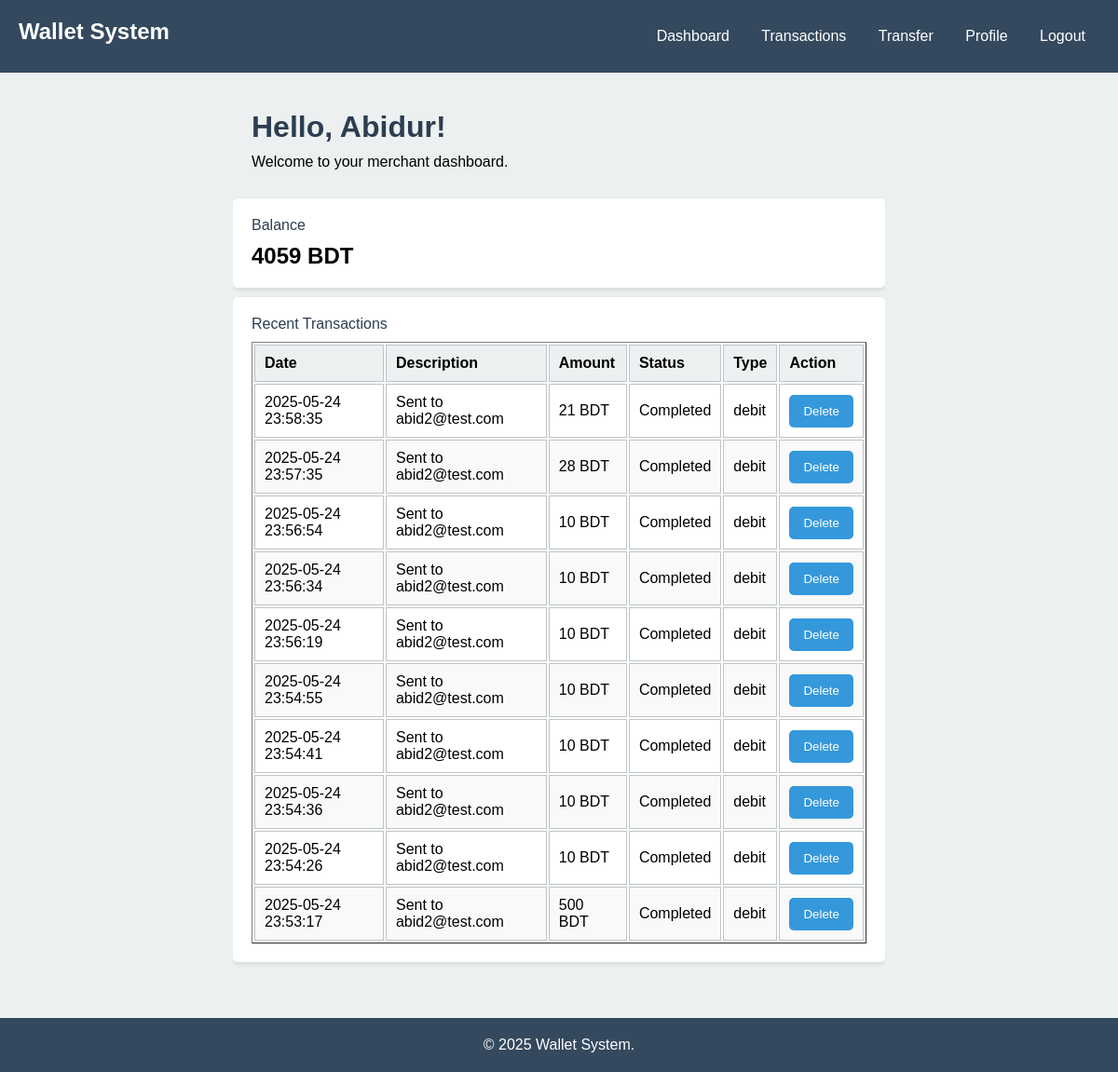
/views/dashboard_merchant.php (signed in), run on the app's committed database.
### tables this page shows
CREATE TABLE `merchants` (
  `id` int(11) NOT NULL,
  `first_name` varchar(255) DEFAULT NULL,
  `last_name` varchar(255) DEFAULT NULL,
  `email` varchar(255) DEFAULT NULL,
  `password` varchar(255) DEFAULT NULL,
  `phone` varchar(11) DEFAULT NULL,
  `dob` varchar(255) DEFAULT NULL,
  `gender` varchar(6) DEFAULT NULL,
  `business_name` varchar(255) DEFAULT NULL,
  `business_type` varchar(255) DEFAULT NULL,
  `logo` varchar(255) DEFAULT NULL,
  `balance` float NOT NULL DEFAULT 0
);

CREATE TABLE `transactions` (
  `id` int(11) NOT NULL,
  `date` timestamp NOT NULL DEFAULT current_timestamp(),
  `description` varchar(255) DEFAULT NULL,
  `amount` float NOT NULL DEFAULT 0,
  `status` varchar(255) NOT NULL,
  `type` varchar(255) NOT NULL,
  `merchant_id` int(11) NOT NULL
);

### model/db.php (called while the page is built, shortened)
<?php
class Db {
    private $host = 'circlecodes.co';
    private $db_name = 'web_tech';
    private $username = 'web_tech';
    private $password = 'YLrwjsSkxYYFXk8H';
    public $conn;
    public function __construct() {
      $this->conn = new mysqli($this->host, $this->username, $this->password, $this->db_name);
    }
    public function merchantInfo($email) {
      $sql = "SELECT * FROM merchants WHERE email = '$email'";
      $result = $this->conn->query($sql);
      if ($result->num_rows > 0) {
        $row = $result->fetch_assoc();
        return $row;
      } else {
        return false;
      }
    }
    public function getMerchantTransactions($id) {
      $sql = "SELECT * FROM transactions WHERE merchant_id = '$id' ORDER BY date DESC LIMIT 10";
      $result = $this->conn->query($sql);
      foreach ($result as $row) {
        $transactions[] = $row;
      }
      return $transactions;
    }
}
?>

### controls/dashboard_merchant.php (called while the page is built, shortened)
<?php
  include '../model/db.php';
  $db = new Db();
  $loginData = $db->merchantInfo($_SESSION['email']);
  $transactions = $db->getMerchantTransactions($loginData['id']);
?>

### views/dashboard_merchant.php (the view, shortened to what this page needs)
<?php
include './parts/merchant_header.php';
include "../controls/dashboard_merchant.php";
?>
<div class="container">
  <div class="dashboard-header">
    <h1>Hello, <?php echo $loginData['first_name']; ?>!</h1>
    <p>Welcome to your merchant dashboard.</p>
  </div>
  <div class="card">
    <p>Balance</p>
    <h2><?php echo $loginData['balance']; ?> BDT</h2>
  </div>
  <div class="card">
    <p>Recent Transactions</p>
    <table width="100%" border="1" class="table table-striped">
      <thead>
        <tr>
          <th>Date</th>
          <th>Description</th>
          <th>Amount</th>
          <th>Status</th>
          <th>Type</th>
          <th>Action</th>
        </tr>
      </thead>
      <tbody>
        <?php foreach ($transactions as $transaction) { ?>
        <tr id="trx-<?php echo $transaction['id']; ?>">
          <td><?php echo $transaction['date']; ?></td>
          <td><?php echo $transaction['description']; ?></td>
          <td><?php echo $transaction['amount']; ?> BDT</td>
          <td><?php echo $transaction['status']; ?></td>
          <td><?php echo $transaction['type']; ?></td>
          <td>
            <button class="button" onclick="deleteTransaction(<?php echo $transaction['id']; ?>)">Delete</button>
          </td>
        </tr>
        <?php } ?>
      </tbody>
    </table>
  </div>
</div>
<?php
include "./parts/merchant_footer.php";

### views/parts/merchant_header.php (shortened to what this page needs)
<?php
$loggedIn = false;
if (isset($_SESSION['email'])) {
  $loggedIn = true;
}
?>
<!DOCTYPE html>
  <html>
  <head>
    <link rel="stylesheet" href="../style_merchant.css" />
  </head>
  <body>
    <div class="header">
      <div class="logo">
        <h2>Wallet System</h2>
      </div>
      <div class="navbar">
        <?php
        if ($loggedIn) {
        ?>
        <ul>
          <li><a href="./dashboard_merchant.php">Dashboard</a></li>
          <li><a href="./trx_merchant.php">Transactions</a></li>
          <li><a href="./transfer_merchant.php">Transfer</a></li>
          <li><a href="./profile_merchant.php">Profile</a></li>
          <li><a href="../controls/logout_merchant.php">Logout</a></li>
        </ul>
        <?php
        }
        ?>
      </div>
    </div>

### views/parts/merchant_footer.php (shortened to what this page needs)
    <div class="footer">
      <p>&copy; 2025 Wallet System.</p>
    </div>
  </body>
</html>

### style_merchant.css (style rules this page uses)
* { margin: 0; padding: 0; }
body { font-family: Arial, sans-serif; background: #ecf0f1; }
div { overflow: hidden; }
.header { background: #34495e; color: #fff; display: block; padding: 20px; }
.logo { float: left; }
.navbar ul { float: right; }
.navbar ul li { display: inline-block; }
.navbar ul li a { text-decoration: none; color: #fff; padding: 10px 15px; display: block; }
.footer { margin-top: 50px; background: #34495e; color: #fff; text-align: center; padding: 20px; }
.container { width: 700px; margin: 20px auto; }
.button { background: #3498db; color: #fff; padding: 10px 15px; border: none; border-radius: 5px; cursor: pointer; }
.card { background: #fff; padding: 20px; margin: 10px 0; border-radius: 5px; box-shadow: 0 2px 5px rgba(0,0,0,0.1); }
.card p { margin-bottom: 10px; color:#2c3e50; }
.card table { width: 100%; }
.card table th, .card table td { padding: 10px; border: 1px solid #bdc3c7; text-align: left; }
.card table th { background: #ecf0f1; }
.card table tr:nth-child(even) { background: #f9f9f9; }
.dashboard-header { padding: 20px; }
.dashboard-header h1 { margin-bottom: 10px; color: #2c3e50; }

### data on the page
merchants: first_name "Abidur", balance "4059"
transactions: date "2025-05-24 23:58:35", description "Sent to abid2@test.com", amount "21", status "Completed", type "debit"
transactions: date "2025-05-24 23:57:35", description "Sent to abid2@test.com", amount "28", status "Completed", type "debit"
transactions: date "2025-05-24 23:56:54", description "Sent to abid2@test.com", amount "10", status "Completed", type "debit"
transactions: date "2025-05-24 23:56:34", description "Sent to abid2@test.com", amount "10", status "Completed", type "debit"
transactions: date "2025-05-24 23:56:19", description "Sent to abid2@test.com", amount "10", status "Completed", type "debit"
transactions: date "2025-05-24 23:54:55", description "Sent to abid2@test.com", amount "10", status "Completed", type "debit"
transactions: date "2025-05-24 23:54:41", description "Sent to abid2@test.com", amount "10", status "Completed", type "debit"
transactions: date "2025-05-24 23:54:36", description "Sent to abid2@test.com", amount "10", status "Completed", type "debit"
transactions: date "2025-05-24 23:54:26", description "Sent to abid2@test.com", amount "10", status "Completed", type "debit"
transactions: date "2025-05-24 23:53:17", description "Sent to abid2@test.com", amount "500", status "Completed", type "debit"
